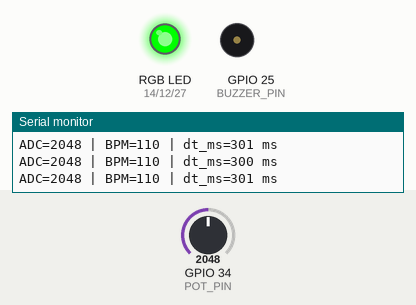
Recording of a sketch running on a simulated ESP32. On the bench: an RGB LED mixed from three pins (HIGH = lit), buzzer (waves = sounding), the last lines printed to the serial monitor. Inputs (shaded band) come from the test bench; at power-on: GPIO 34 (POT_PIN) = 2048. WiFi joins after 1.5 s; servers stay silent unless stated; random numbers use the default seed unless the sketch sets one; no MQTT or app messages arrive unless stated.

Above: at 3.2 s.
3.3 s: GPIO 34 (POT_PIN) set to 2266
4.8 s: GPIO 34 (POT_PIN) set to 2367
At 6.1 s:
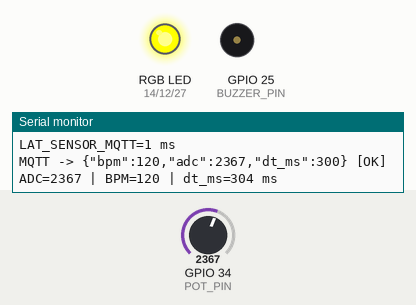
6.5 s: GPIO 34 (POT_PIN) set to 2878
8.0 s: GPIO 34 (POT_PIN) set to 2953
At 9.0 s:
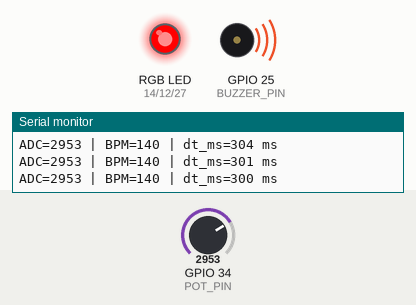
11.0 s: GPIO 34 (POT_PIN) set to 960
At 11.7 s:
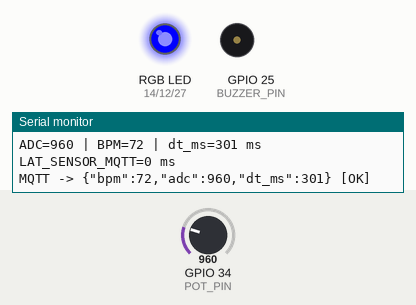
Timing chart, 0 to 13.5 s (numbered marks = the images above; inputs shaded):
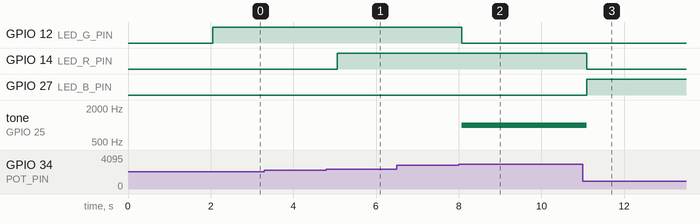

Measured:
- the behaviour switches between 2339 and 2340 on GPIO 34 (POT_PIN) (found by bisection; images 0 and 1)
- the behaviour switches between 2924 and 2925 on GPIO 34 (POT_PIN) (found by bisection; images 1 and 2)
- after the input at 4.8 s, GPIO 14 (LED_R_PIN): LOW → HIGH after 0.27 s
- after the input at 8.0 s, GPIO 12 (LED_G_PIN): HIGH → LOW after 0.08 s; tone on GPIO 25 (BUZZER_PIN): silent → 1000 Hz after 0.08 s
- after the input at 11.0 s, GPIO 14 (LED_R_PIN): HIGH → LOW after 0.10 s; GPIO 27 (LED_B_PIN): LOW → HIGH after 0.10 s; tone on GPIO 25 (BUZZER_PIN): 1000 Hz → silent after 0.10 s

The sketch:

main.ino
```cpp
#include <Arduino.h>
#include <WiFi.h>
#include <PubSubClient.h>

// ---------- WiFi / MQTT ----------

const char* WIFI_SSID     = "Wokwi-GUEST";
const char* WIFI_PASSWORD = "";

const char* MQTT_SERVER = "broker.hivemq.com";
const uint16_t MQTT_PORT = 1883;

const char* MQTT_TOPIC_DATA = "breno/iot/bpm";   // dados (bpm, adc, dt_ms)
const char* MQTT_TOPIC_CMD  = "breno/iot/cmd";   // comandos para atuador

WiFiClient espClient;
PubSubClient mqtt(espClient);

// ---------- Hardware (diagrama do Wokwi) ----------

const int POT_PIN    = 34;  // potenciômetro

const int LED_R_PIN  = 14;  // LED RGB - R
const int LED_G_PIN  = 12;  // LED RGB - G
const int LED_B_PIN  = 27;  // LED RGB - B

const int BUZZER_PIN = 25;  // buzzer

unsigned long lastSampleMillis  = 0;
unsigned long lastPublishMillis = 0;

// ---------- LED RGB (cátodo comum) ----------

void setColor(bool r, bool g, bool b) {
  digitalWrite(LED_R_PIN, r ? HIGH : LOW);
  digitalWrite(LED_G_PIN, g ? HIGH : LOW);
  digitalWrite(LED_B_PIN, b ? HIGH : LOW);
}

// ---------- WiFi ----------

void connectWiFi() {
  if (WiFi.status() == WL_CONNECTED) return;

  Serial.print("Conectando ao WiFi ");
  Serial.println(WIFI_SSID);

  WiFi.begin(WIFI_SSID, WIFI_PASSWORD);

  while (WiFi.status() != WL_CONNECTED) {
    Serial.print(".");
    delay(500);
  }

  Serial.println();
  Serial.println("WiFi conectado");
  Serial.print("IP: ");
  Serial.println(WiFi.localIP());
}

// ---------- MQTT ----------

void connectMQTT() {
  mqtt.setServer(MQTT_SERVER, MQTT_PORT);

  while (!mqtt.connected()) {
    Serial.print("Conectando ao MQTT... ");

    String clientId = "esp32-breno-";
    clientId += String(random(0xffff), HEX);

    if (mqtt.connect(clientId.c_str())) {
      Serial.println("conectado");
      mqtt.subscribe(MQTT_TOPIC_CMD);  // recebe comandos para atuador
    } else {
      Serial.print("falhou, rc=");
      Serial.print(mqtt.state());
      Serial.println(" - tentando de novo em 2s");
      delay(2000);
    }
  }
}

// callback para comandos MQTT (atuador)
void mqttCallback(char* topic, byte* payload, unsigned int length) {
  if (strcmp(topic, MQTT_TOPIC_CMD) != 0) {
    return;
  }

  if (length == 0) return;

  unsigned long t0 = millis();

  char c = (char)payload[0];

  if (c == '1') {
    tone(BUZZER_PIN, 1000);  // liga buzzer
  } else {
    noTone(BUZZER_PIN);      // desliga buzzer
  }

  unsigned long t1 = millis();
  unsigned long lat_cmd_atuador = t1 - t0;

  Serial.print("LAT_CMD_ATUADOR=");
  Serial.print(lat_cmd_atuador);
  Serial.println(" ms");
}

// ---------- SETUP ----------

void setup() {
  Serial.begin(115200);
  delay(500);
  Serial.println("ESP32 + MQTT - Monitor de Batimentos");

  pinMode(POT_PIN, INPUT);

  pinMode(LED_R_PIN, OUTPUT);
  pinMode(LED_G_PIN, OUTPUT);
  pinMode(LED_B_PIN, OUTPUT);

  pinMode(BUZZER_PIN, OUTPUT);
  setColor(false, false, false);
  noTone(BUZZER_PIN);

  connectWiFi();

  mqtt.setCallback(mqttCallback);
  connectMQTT();

  lastSampleMillis  = millis();
  lastPublishMillis = millis();
}

// ---------- LOOP ----------

void loop() {
  if (WiFi.status() != WL_CONNECTED) {
    connectWiFi();
  }

  if (!mqtt.connected()) {
    connectMQTT();
  }

  mqtt.loop();

  unsigned long now   = millis();
  unsigned long dt_ms = now - lastSampleMillis;
  lastSampleMillis    = now;

  int adc = analogRead(POT_PIN);
  int bpm = map(adc, 0, 4095, 40, 180);

  // LED por faixa de BPM
  if (bpm < 80) {
    setColor(false, false, true);   // azul
  } else if (bpm < 120) {
    setColor(false, true, false);   // verde
  } else if (bpm < 140) {
    setColor(true, true, false);    // amarelo
  } else {
    setColor(true, false, false);   // vermelho
  }

  // buzzer de alerta
  if (bpm >= 140) {
    tone(BUZZER_PIN, 1000);
  } else {
    noTone(BUZZER_PIN);
  }

  // imprime no Serial (útil para debug e tempo de amostragem)
  Serial.print("ADC=");
  Serial.print(adc);
  Serial.print(" | BPM=");
  Serial.print(bpm);
  Serial.print(" | dt_ms=");
  Serial.print(dt_ms);
  Serial.println(" ms");

  // publica no MQTT a cada 1s e mede tempo sensor -> publish
  if (now - lastPublishMillis >= 1000) {
    lastPublishMillis = now;

    unsigned long t0 = millis();

    String payload = String("{\"bpm\":") + bpm +
                     ",\"adc\":" + adc +
                     ",\"dt_ms\":" + dt_ms + "}";

    bool ok = mqtt.publish(MQTT_TOPIC_DATA, payload.c_str());

    unsigned long t1 = millis();
    unsigned long lat_sensor_mqtt = t1 - t0;

    Serial.print("LAT_SENSOR_MQTT=");
    Serial.print(lat_sensor_mqtt);
    Serial.println(" ms");

    Serial.print("MQTT -> ");
    Serial.print(payload);
    Serial.println(ok ? " [OK]" : " [ERRO]");
  }

  delay(300);
}
```
